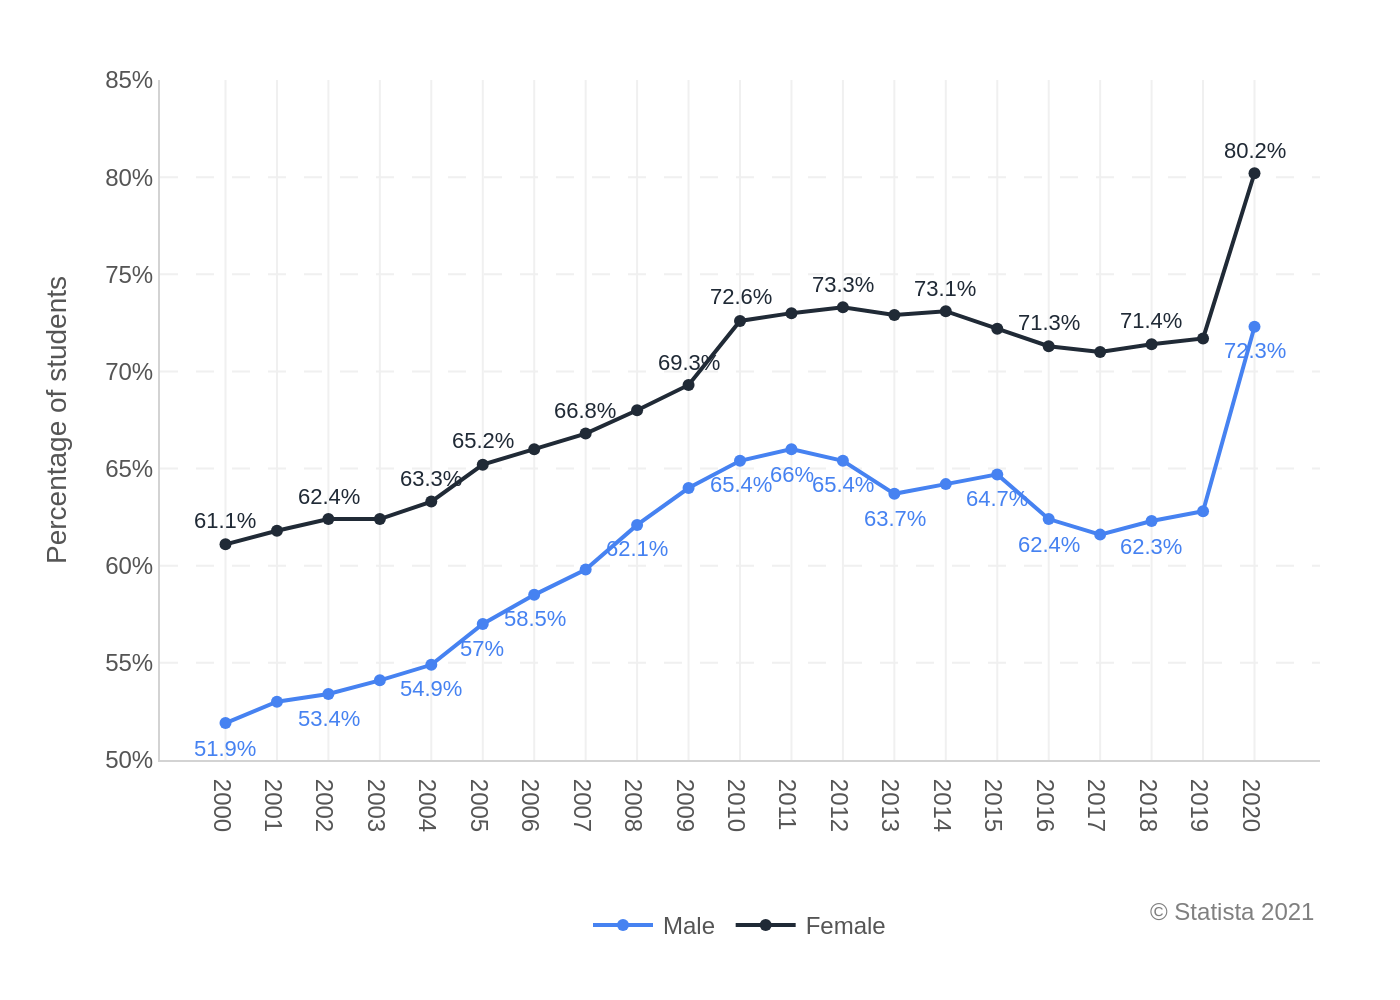

Generate this figure with Python:
import sys
import json
from pathlib import Path
import plotly.graph_objects as go

if len(sys.argv) != 2:
    print("Usage: python recreate_chart.py <path_to_json_file>")
    sys.exit(1)

json_path = Path(sys.argv[1])
if not json_path.is_file():
    print(f"Error: File not found at {json_path}")
    sys.exit(1)

with open(json_path, 'r', encoding='utf-8') as f:
    chart_info = json.load(f)

chart_data = chart_info['chart_data']
texts = chart_info['texts']
colors = chart_info['colors']

fig = go.Figure()

for i, series in enumerate(chart_data):
    color = colors[i]
    fig.add_trace(go.Scatter(
        x=series['x'],
        y=series['y'],
        name=series['name'],
        mode='lines+markers',
        line=dict(color=color, width=2),
        marker=dict(color=color, size=6)
    ))

    # Add data point annotations
    for ann in series.get('annotations', []):
        fig.add_annotation(
            x=ann['x'],
            y=ann['y'],
            text=ann['text'],
            showarrow=False,
            font=dict(
                family="Arial",
                size=11,
                color=color
            ),
            yshift=12 if series['name'] == 'Female' else -12
        )

fig.update_layout(
    plot_bgcolor='white',
    font=dict(family="Arial", size=12, color='#555555'),
    xaxis=dict(
        tickmode='array',
        tickvals=chart_data[0]['x'],
        ticktext=[str(year) for year in chart_data[0]['x']],
        showgrid=True,
        gridcolor='#F0F0F0',
        gridwidth=1,
        linecolor='lightgray'
    ),
    yaxis=dict(
        title=texts['y_axis_title'],
        range=[50, 85],
        dtick=5,
        ticksuffix='%',
        showgrid=True,
        gridcolor='#F0F0F0',
        griddash='dash',
        gridwidth=1,
        linecolor='lightgray'
    ),
    legend=dict(
        orientation="h",
        yanchor="top",
        y=-0.2,
        xanchor="center",
        x=0.5
    ),
    margin=dict(l=80, r=40, t=40, b=120),
    height=600
)

# Add source text as an annotation
if texts.get('source'):
    fig.add_annotation(
        text=texts['source'],
        xref="paper", yref="paper",
        x=1, y=-0.25,
        xanchor='right', yanchor='bottom',
        showarrow=False,
        font=dict(size=12, color='gray')
    )

output_filename = json_path.with_suffix(".png")
fig.write_image(output_filename, scale=2)

print(f"Chart saved to {output_filename}")
